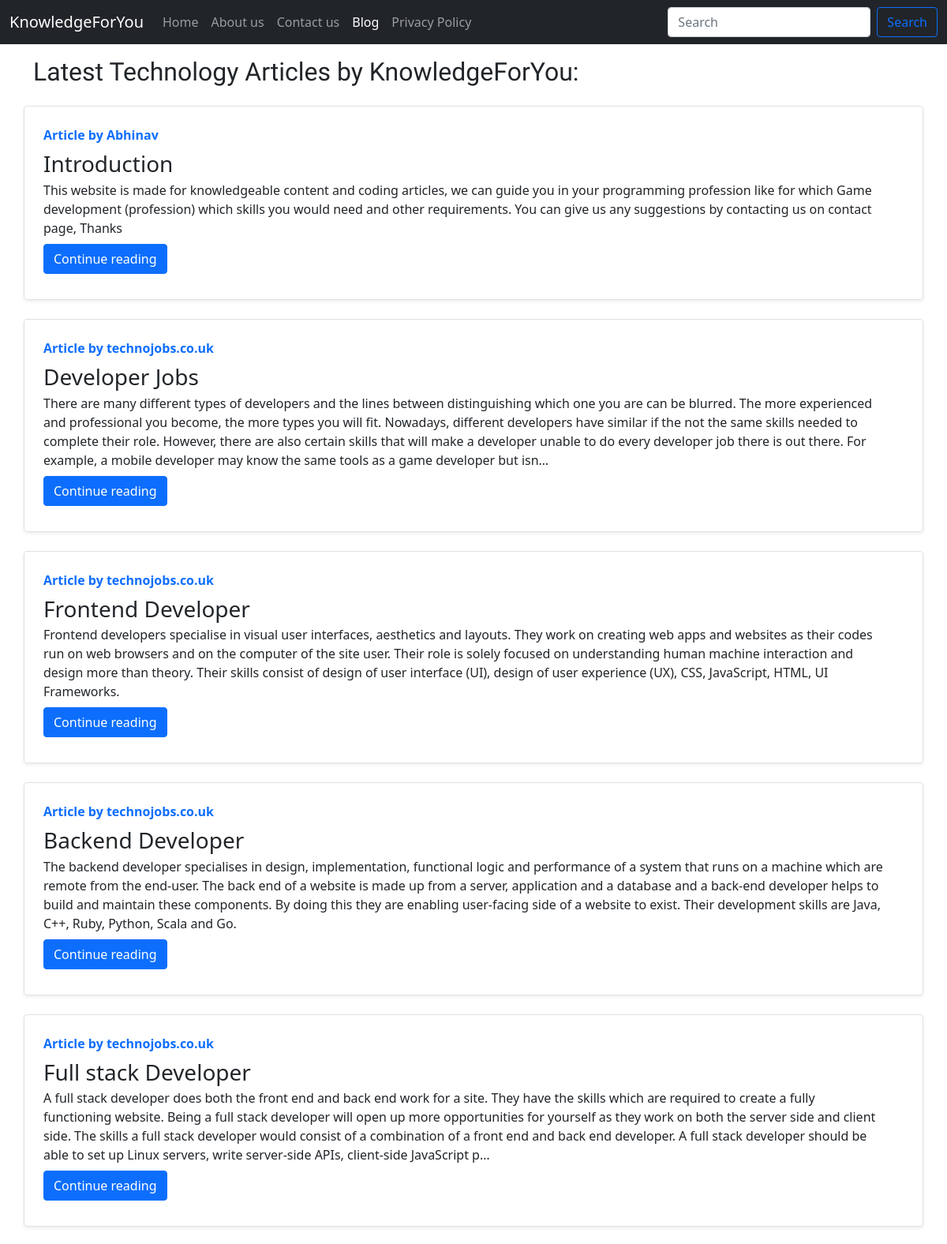
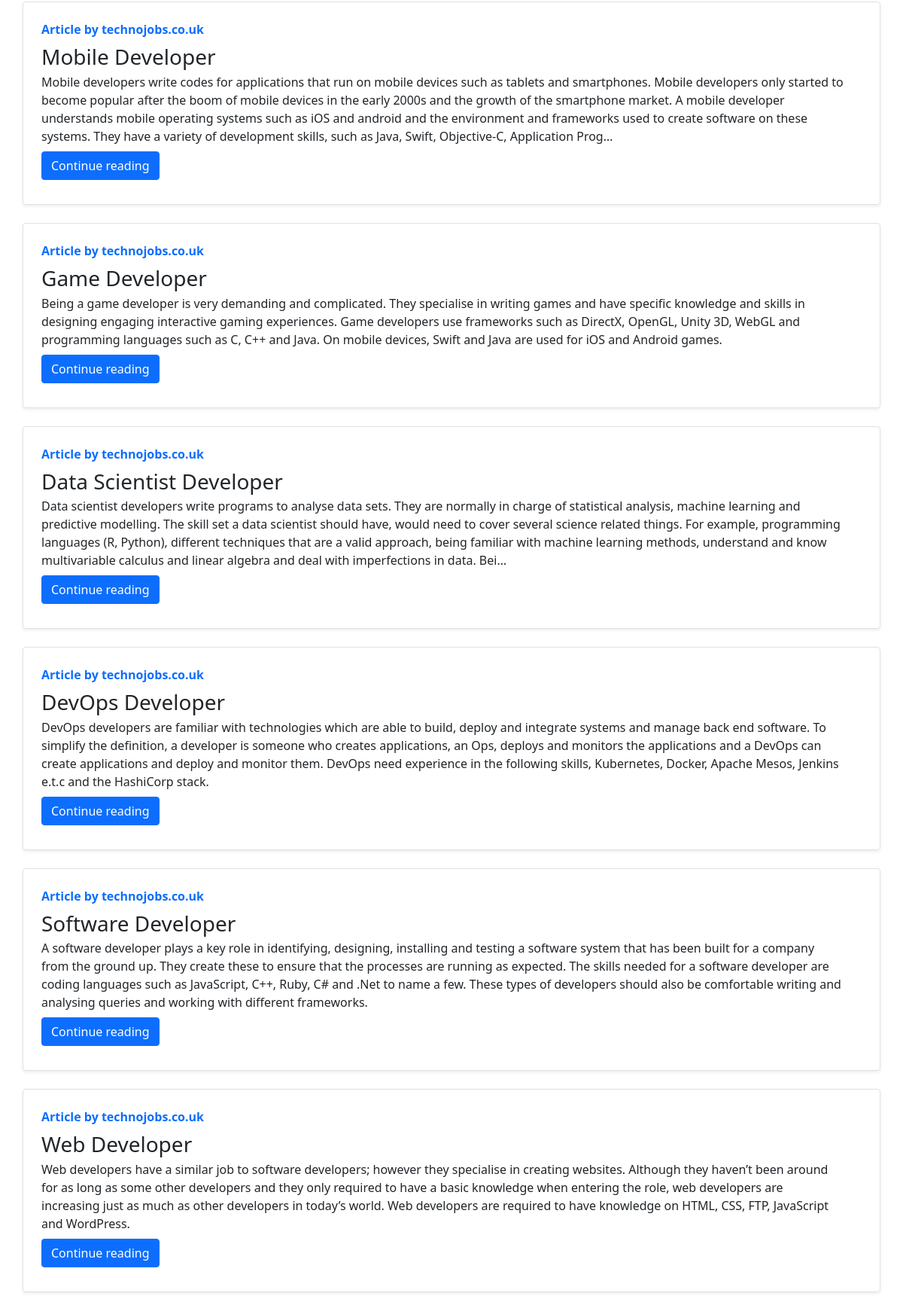
Screenshot of /blog/ (upper part) with the database file from the repository (2 pictures, top to bottom).
### blog/models.py (models this page shows, shortened)
class Post(models.Model):
    sno = models.AutoField(primary_key=True)
    title = models.CharField(max_length=255)
    content = models.TextField()
    author = models.CharField(max_length=20)
    slug = models.CharField(max_length=130)
    url = models.CharField(max_length=80, blank=True)
    timeStamp = models.DateTimeField(blank=True)

### blog/views.py (the view)
# urls.py: path('', views.blogHome, name="blogHome"),
def blogHome(request):
    allPosts = Post.objects.all()
    context = {'allPosts':allPosts}
    return render(request, 'blog/blogHome.html', context)

### templates/blog/blogHome.html (shortened to what this page needs)
{% extends 'base.html' %}
{% block blogactive %}active{% endblock blogactive %}
{% block body %}
<div class="container my-3">
    <h2 id="popu111">Latest Technology Articles by KnowledgeForYou:</h2>
    {% for post in allPosts %}
    <div
        class="row no-gutters border rounded overflow-hidden my-4 flex-md-row mb-4 shadow-sm h-md-250 my-4 position-relative">
        <div class="col p-4 d-flex flex-column position-static">
            <strong class="d-inline-block mb-2 text-primary">Article by {{post.author}}</strong>
            <h3 class="mb-0">{{post.title}}</h3>
            <p class="card-text mb-auto">{{post.content| truncatechars:500}}</p>
            <div class="my-2">
                <a href="/blog/{{post.slug}}" role = "button" class="btn btn-primary">Continue reading</a>
            </div>
        </div>
        <div class="col-auto d-none d-lg-block">
        </div>
    </div>
    {% endfor %}
</div>
{% endblock body %}

### templates/base.html (style rules this page uses)
#popu111 { font-family: 'Fjalla One', sans-serif; }

### rows the page displays
Post: author "Abhinav", title "Introduction", content "This website is made for knowledgeable content and coding articles, we can guide you in your programming profession like for which Game development (profession) which skills you would need and other requirements. You can give us any suggestions by contacting us on contact page, Thanks"
Post: author "technojobs.co.uk", title "Developer Jobs", content "There are many different types of developers and the lines between distinguishing which one you are can be blurred. The more experienced and professional you become, the more types you will fit. Nowadays, different developers have similar if the not the same skills needed to complete their role. However, there are also certain skills that will make a developer unable to do every developer job there is out there. For example, a mobile developer may know the same tools as a game developer but isn…"
Post: author "technojobs.co.uk", title "Frontend Developer", content "Frontend developers specialise in visual user interfaces, aesthetics and layouts. They work on creating web apps and websites as their codes run on web browsers and on the computer of the site user. Their role is solely focused on understanding human machine interaction and design more than theory. Their skills consist of design of user interface (UI), design of user experience (UX), CSS, JavaScript, HTML, UI Frameworks."
Post: author "technojobs.co.uk", title "Backend Developer", content "The backend developer specialises in design, implementation, functional logic and performance of a system that runs on a machine which are remote from the end-user. The back end of a website is made up from a server, application and a database and a back-end developer helps to build and maintain these components. By doing this they are enabling user-facing side of a website to exist. Their development skills are Java, C++, Ruby, Python, Scala and Go."
Post: author "technojobs.co.uk", title "Full stack Developer", content "A full stack developer does both the front end and back end work for a site. They have the skills which are required to create a fully functioning website. Being a full stack developer will open up more opportunities for yourself as they work on both the server side and client side. The skills a full stack developer would consist of a combination of a front end and back end developer. A full stack developer should be able to set up Linux servers, write server-side APIs, client-side JavaScript p…"
Post: author "technojobs.co.uk", title "Mobile Developer", content "Mobile developers write codes for applications that run on mobile devices such as tablets and smartphones. Mobile developers only started to become popular after the boom of mobile devices in the early 2000s and the growth of the smartphone market. A mobile developer understands mobile operating systems such as iOS and android and the environment and frameworks used to create software on these systems. They have a variety of development skills, such as Java, Swift, Objective-C, Application Prog…"
Post: author "technojobs.co.uk", title "Game Developer", content "Being a game developer is very demanding and complicated. They specialise in writing games and have specific knowledge and skills in designing engaging interactive gaming experiences. Game developers use frameworks such as DirectX, OpenGL, Unity 3D, WebGL and programming languages such as C, C++ and Java. On mobile devices, Swift and Java are used for iOS and Android games."
Post: author "technojobs.co.uk", title "Data Scientist Developer", content "Data scientist developers write programs to analyse data sets. They are normally in charge of statistical analysis, machine learning and predictive modelling. The skill set a data scientist should have, would need to cover several science related things. For example, programming languages (R, Python), different techniques that are a valid approach, being familiar with machine learning methods, understand and know multivariable calculus and linear algebra and deal with imperfections in data. Bei…"
Post: author "technojobs.co.uk", title "DevOps Developer", content "DevOps developers are familiar with technologies which are able to build, deploy and integrate systems and manage back end software. To simplify the definition, a developer is someone who creates applications, an Ops, deploys and monitors the applications and a DevOps can create applications and deploy and monitor them. DevOps need experience in the following skills, Kubernetes, Docker, Apache Mesos, Jenkins e.t.c and the HashiCorp stack."
Post: author "technojobs.co.uk", title "Software Developer", content "A software developer plays a key role in identifying, designing, installing and testing a software system that has been built for a company from the ground up. They create these to ensure that the processes are running as expected. The skills needed for a software developer are coding languages such as JavaScript, C++, Ruby, C# and .Net to name a few. These types of developers should also be comfortable writing and analysing queries and working with different frameworks."
Post: author "technojobs.co.uk", title "Web Developer", content "Web developers have a similar job to software developers; however they specialise in creating websites. Although they haven’t been around for as long as some other developers and they only required to have a basic knowledge when entering the role, web developers are increasing just as much as other developers in today’s world. Web developers are required to have knowledge on HTML, CSS, FTP, JavaScript and WordPress."
